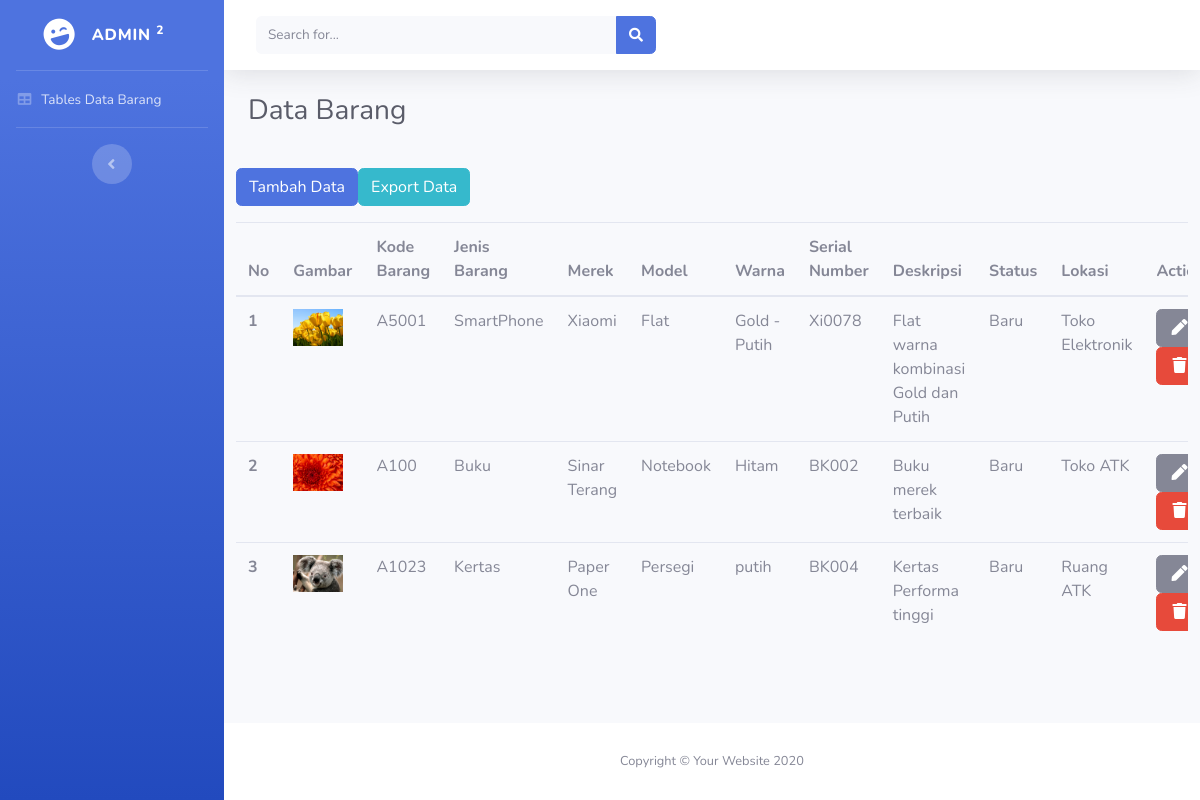
The page / on the database its author committed.
### tables this page shows
CREATE TABLE `barang` (
  `id` int(11) NOT NULL,
  `kode` varchar(50) NOT NULL,
  `jenisbrg` varchar(50) NOT NULL,
  `merek` varchar(50) NOT NULL,
  `model` varchar(50) NOT NULL,
  `warna` varchar(50) NOT NULL,
  `serial` varchar(50) NOT NULL,
  `gambar` varchar(50) NOT NULL,
  `deskripsi` varchar(255) NOT NULL,
  `status` varchar(50) NOT NULL,
  `lokasi` varchar(50) NOT NULL
);

### application/helpers/page_template_helper.php (called while the page is built, shortened)
<?php
if (!function_exists('element')) {
    function admin_page($template, $data = null)
    {
        $ci = &get_instance();
        $data['view'] = $ci->load->view($template, $data, true);
        $ci->load->view('admin.php', $data);
    }
}

### application/modules/admin/controllers/Admin.php (called while the page is built, shortened)
<?php
class Admin extends MY_Controller
{
	public function index()
	{
		$data['barang'] = $this->db->get('barang')->result();
		admin_page('index', $data);
	}
}

### index.php (called while the page is built, shortened)
<?php
require_once BASEPATH.'core/CodeIgniter.php';

### application/third_party/MX/Router.php (called while the page is built, shortened)
<?php (defined('BASEPATH')) OR exit('No direct script access allowed');
require dirname(__FILE__).'/Modules.php';
class MX_Router extends CI_Router
{
	public $module;
	public function fetch_module()
	{
		return $this->module;
	}
	public function locate($segments)
	{
		$ext = $this->config->item('controller_suffix').EXT;
		list($module, $directory, $controller) = array_pad($segments, 3, NULL);
		foreach (Modules::$locations as $location => $offset)
		{
			if (is_dir($source = $location.$module.'/controllers/'))
			{
				$this->module = $module;
				if(is_file($source.ucfirst($module).$ext))
				{
					return $segments;
				}
			}
		}
	}
}

### application/third_party/MX/Modules.php (called while the page is built, shortened)
<?php (defined('BASEPATH')) OR exit('No direct script access allowed');
class Modules
{
	public static $routes, $registry, $locations;
	public static function load_file($file, $path, $type = 'other', $result = TRUE)
	{
		$file = str_replace(EXT, '', $file);
		$location = $path.$file.EXT;
		return $result;
	}
	public static function find($file, $module, $base)
	{
		$segments = explode('/', $file);
		$file = array_pop($segments);
		$file_ext = (pathinfo($file, PATHINFO_EXTENSION)) ? $file : $file.EXT;
		$path = ltrim(implode('/', $segments).'/', '/');
		$module ? $modules[$module] = $path : $modules = array();
		foreach (Modules::$locations as $location => $offset)
		{
			foreach($modules as $module => $subpath)
			{
				$fullpath = $location.$module.'/'.$base.$subpath;
				if ($base == 'libraries/' OR $base == 'models/')
				{
					if(is_file($fullpath.ucfirst($file_ext))) return array($fullpath, ucfirst($file));
				}
				else
				if (is_file($fullpath.$file_ext)) return array($fullpath, $file);
			}
		}
		return array(FALSE, $file);
	}
}

### application/modules/admin/views/index.php (the view, shortened to what this page needs)
<a href="<?= site_url('admin/tambah') ?>" class="btn btn-primary mt-3 mb-3">Tambah Data</a>
<a href="<?= site_url('admin/export') ?>" class="btn btn-info mt-3 mb-3">Export Data</a>
<div class="table-responsive">
	<table class="table table-hover">
		<thead class="">
			<tr>
				<th scope="col">No</th>
				<th scope="col">Gambar</th>
				<th scope="col">Kode Barang</th>
				<th scope="col">Jenis Barang</th>
				<th scope="col">Merek</th>
				<th scope="col">Model</th>
				<th scope="col">Warna</th>
				<th scope="col">Serial Number</th>
				<th scope="col">Deskripsi</th>
				<th scope="col">Status</th>
				<th scope="col">Lokasi</th>
				<th scope="col">Action</th>
			</tr>
		</thead>
		<tbody>
			<?php $i = 1;
			foreach ($barang as $row) { ?>
				<tr>
					<th scope="row"><?= $i++ ?></th>
					<td scope="row"><img src="<?= base_url('assets/img/barang/') . $row->gambar ?>" width="50px"></td>
					<td scope="row"><?= $row->kode ?></td>
					<td scope="row"><?= $row->jenisbrg ?></td>
					<td scope="row"><?= $row->merek ?></td>
					<td scope="row"><?= $row->model ?></td>
					<td scope="row"><?= $row->warna ?></td>
					<td scope="row"><?= $row->serial ?></td>
					<td scope="row"><?= $row->deskripsi ?></td>
					<td scope="row"><?= $row->status ?></td>
					<td scope="row"><?= $row->lokasi ?></td>
					<td>
						<a href="<?= site_url('admin/edit/') . $row->id ?>" class="btn btn-secondary"><i class="fas fa-fw fa-pen"></i></a>
						<button type="button" class="btn btn-danger" data-toggle="modal" data-target="#hapus<?= $row->id ?>">
							<i class="fas fa-fw fa-trash"></i>
						</button>
					</td>
				</tr>
			<?php } ?>
		</tbody>
	</table>
</div>

### application/third_party/MX/Loader.php (shortened to what this page needs)
<?php (defined('BASEPATH')) OR exit('No direct script access allowed');
class MX_Loader extends CI_Loader
{
	protected $_module;
	public $_ci_cached_vars = array();
	public function initialize($controller = NULL)
	{
		$this->_module = CI::$APP->router->fetch_module();
	}
	public function model($model, $object_name = NULL, $connect = FALSE)
	{
		if (is_array($model)) return $this->models($model);
		($_alias = $object_name) OR $_alias = basename($model);
		list($path, $_model) = Modules::find(strtolower($model), $this->_module, 'models/');
		if ($path == FALSE)
		{
			parent::model($model, $object_name, $connect);
		}
		else
		{
			CI::$APP->$_alias = new $model();
		}
		return $this;
	}
	public function models($models)
	{
		return $this;
	}
	public function view($view, $vars = array(), $return = FALSE)
	{
		list($path, $_view) = Modules::find($view, $this->_module, 'views/');
		if ($path != FALSE)
		{
			$this->_ci_view_paths = array($path => TRUE) + $this->_ci_view_paths;
			$view = $_view;
		}
		return (method_exists($this, '_ci_object_to_array') ? $this->_ci_load(array('_ci_view' => $view, '_ci_vars' => $this->_ci_object_to_array($vars), '_ci_return' => $return)) : $this->_ci_load(array('_ci_view' => $view, '_ci_vars' => $this->_ci_prepare_view_vars($vars), '_ci_return' => $return)));
	}
	public function _ci_load($_ci_data)
	{
		extract($_ci_data);
		if (isset($_ci_view))
		{
			$_ci_path = '';
			$_ci_file = (pathinfo($_ci_view, PATHINFO_EXTENSION)) ? $_ci_view : $_ci_view.EXT;
			foreach ($this->_ci_view_paths as $path => $cascade)
			{
				if (file_exists($view = $path.$_ci_file))
				{
					$_ci_path = $view;
					break;
				}
			}
		}
		elseif (isset($_ci_path))
		{
			$_ci_file = basename($_ci_path);
			if( ! file_exists($_ci_path)) $_ci_path = '';
		}
		if (isset($_ci_vars))
			$this->_ci_cached_vars = array_merge($this->_ci_cached_vars, (array) $_ci_vars);
		extract($this->_ci_cached_vars);
		if ((bool) @ini_get('short_open_tag') === FALSE && CI::$APP->config->item('rewrite_short_tags') == TRUE)
		{
			echo eval('?>'.preg_replace("/;*\s*\?>/", "; ?>", str_replace('<?=', '<?php echo ', file_get_contents($_ci_path))));
		}
		else
		{
			include($_ci_path);
		}
		if ($_ci_return == TRUE) return ob_get_clean();
	}
}

### application/views/admin.php (shortened to what this page needs)
<!DOCTYPE html>
<html lang="en">
<head>
    <link href="<?= base_url() ?>assets/vendor/fontawesome-free/css/all.min.css" rel="stylesheet" type="text/css">
    <link href="<?= base_url() ?>assets/css/sb-admin-2.min.css" rel="stylesheet">
</head>
<body id="page-top">
    <div id="wrapper">
        <ul class="navbar-nav bg-gradient-primary sidebar sidebar-dark accordion" id="accordionSidebar">
            <a class="sidebar-brand d-flex align-items-center justify-content-center" href="index.html">
                <div class="sidebar-brand-icon rotate-n-15">
                    <i class="fas fa-laugh-wink"></i>
                </div>
                <div class="sidebar-brand-text mx-3">ADMIN <sup>2</sup></div>
            </a>
            <hr class="sidebar-divider my-0">
            <li class="nav-item">
                <a class="nav-link" href="tables.html">
                    <i class="fas fa-fw fa-table"></i>
                    <span>Tables Data Barang</span></a>
            </li>
            <hr class="sidebar-divider d-none d-md-block">
            <div class="text-center d-none d-md-inline">
                <button class="rounded-circle border-0" id="sidebarToggle"></button>
            </div>
        </ul>
        <div id="content-wrapper" class="d-flex flex-column">
            <div id="content">
                <nav class="navbar navbar-expand navbar-light bg-white topbar mb-4 static-top shadow">
                    <form class="d-none d-sm-inline-block form-inline mr-auto ml-md-3 my-2 my-md-0 mw-100 navbar-search">
                        <div class="input-group">
                            <input type="text" class="form-control bg-light border-0 small" placeholder="Search for..." aria-label="Search" aria-describedby="basic-addon2">
                            <div class="input-group-append">
                                <button class="btn btn-primary" type="button">
                                    <i class="fas fa-search fa-sm"></i>
                                </button>
                            </div>
                        </div>
                    </form>
                </nav>
                <div class="container-fluid">
                    <div class="d-sm-flex align-items-center justify-content-between mb-4">
                        <h1 class="h3 mb-0 text-gray-800">Data Barang</h1>
                    </div>
                    <div class="row">
                        <?= $view ?>
                    </div>
                </div>
            </div>
            <footer class="sticky-footer bg-white">
                <div class="container my-auto">
                    <div class="copyright text-center my-auto">
                        <span>Copyright &copy; Your Website 2020</span>
                    </div>
                </div>
            </footer>
        </div>
    </div>
</body>
</html>

### rows shown on the page
barang: gambar (picture), kode "A5001", jenisbrg "SmartPhone", merek "Xiaomi", model "Flat", warna "Gold - Putih", serial "Xi0078", deskripsi "Flat warna kombinasi Gold dan Putih", status "Baru", lokasi "Toko Elektronik"
barang: gambar (picture), kode "A100", jenisbrg "Buku", merek "Sinar Terang", model "Notebook", warna "Hitam", serial "BK002", deskripsi "Buku merek terbaik", status "Baru", lokasi "Toko ATK"
barang: gambar (picture), kode "A1023", jenisbrg "Kertas", merek "Paper One", model "Persegi", warna "putih", serial "BK004", deskripsi "Kertas Performa tinggi", status "Baru", lokasi "Ruang ATK"
